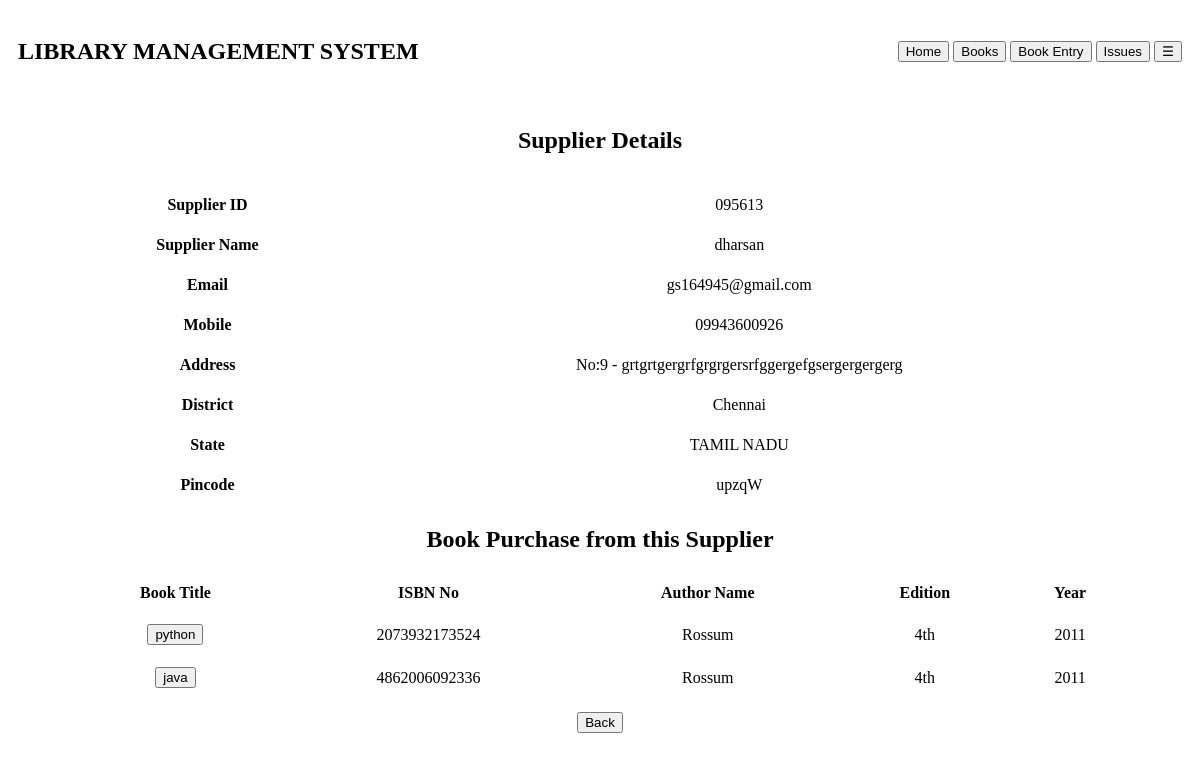
The app's page /sup_dt/9448d7068d5b473db6ac4815152c739d with its own data.
### libreapp/models.py (models this page shows, shortened)
class supplier(models.Model):
    sup_id=models.UUIDField(primary_key=True, editable=False, default=uuid.uuid4)
    supp_id=models.CharField(max_length=20,editable=False)
    sup_name=models.CharField(max_length=100)
    email = models.EmailField(max_length=50)
    mobile = models.CharField(max_length=15)
    doorno = models.CharField(max_length=50)
    street = models.CharField(max_length=100)
    dist = models.CharField(max_length=50)
    stat = models.CharField(max_length=50)
    pin = models.CharField(max_length=10)

class stock(models.Model):
    suppl_id= models.ForeignKey(supplier, on_delete=models.CASCADE)
    purc_id= models.ForeignKey(purchase, on_delete=models.CASCADE)
    acceno=  models.UUIDField(primary_key=True, default=uuid.uuid4, editable=False)
    isbn=models.CharField(unique=True, editable=False, max_length=20)
    booktitle= models.CharField(max_length=100)
    authorname=models.CharField(max_length=50)
    edition=models.CharField(max_length=50)
    yearofpub=models.CharField(max_length=50)
    rate=models.FloatField(max_length=40)
    qun=models.IntegerField(default=0)
    classfic=models.CharField(max_length=50)
    rack=models.CharField(max_length=50)
    ava=models.CharField(max_length=50)

### libreapp/views.py (the view)
# urls.py: path("sup_dt/<sup_id>", views.sup_dt, name='sup_dt.html'),
def sup_dt(request,sup_id):
    supp=get_object_or_404(supplier,sup_id=sup_id)
    purdt=stock.objects.filter(suppl_id=supp)
    context={
        'supp':supp,
        'purdt':purdt
    }
    return render(request, "supplier/sup_dt.html",context)

### libreapp/templates/supplier/sup_dt.html (shortened to what this page needs)
{% extends 'base.html'%}
{% block content%}
<table width="90%" cellpadding="10px" align="center">
    <tr>
        <th colspan="2"><h2> Supplier Details </h2></th>
    </tr>
    <tr>
        <th>Supplier ID</th>
        <td>{{supp.supp_id}}</td>
    </tr>
    <tr>
        <th>Supplier Name</th>
        <td>{{supp.sup_name}}</td>
    </tr>
    <tr>
        <th>Email</th>
        <td>{{supp.email}}</td>
    </tr>
    <tr>
        <th>Mobile</th>
        <td>{{supp.mobile}}</td>
    </tr>
    <tr>
        <th>Address</th>
        <td>{{supp.doorno}} - {{supp.street}}</td>
    </tr>
    <tr>
        <th>District</th>
        <td>{{supp.dist}}</td>
    </tr>
    <tr>
        <th>State</th>
        <td>{{supp.stat}}</td>
    </tr>
    <tr>
        <th>Pincode</th>
        <td>{{supp.pin}}</td>
    </tr>
</table>
<h2 align="center">Book Purchase from this Supplier</h2>
{% if purdt%}
<table width="90%" cellpadding="10px" align="center">
    <tr>
        <th>Book Title</th>
        <th>ISBN No</th>
        <th>Author Name</th>
        <th>Edition</th>
        <th>Year</th>
    </tr>
    {% for i in purdt%}
    <tr>
        <td><a href="http://127.0.0.1:8000/bookdt/{{i.acceno}}"><button>{{i.booktitle}}</button></a></td>
        <td>{{i.isbn}}</td>
        <td>{{i.authorname}}</td>
        <td>{{i.edition}}</td>
        <td>{{i.yearofpub}}</td>
    </tr>
    {%endfor%}
</table>
    {% else %}
<h2> No Record founded from this supplier</h2>
{%endif%}
<table width="90%" cellpadding="10px" align="center">
    <tr>
        <th><a href="http://127.0.0.1:8000/sup_list"><button>Back</button></a></th>
    </tr>
</table>
{% endblock %}

### libreapp/templates/supplier/sup_dt.html (style rules this page uses)
td { text-align:center; }

### records on screen
supplier: supp_id "095613", sup_name "dharsan", email "gs164945@gmail.com", mobile "09943600926", doorno "No:9", street "grtgrtgergrfgrgrgersrfggergefgsergergergerg", dist "Chennai", stat "TAMIL NADU", pin "upzqW"
stock: booktitle "python", isbn "2073932173524", authorname "Rossum", edition "4th", yearofpub "2011"
stock: booktitle "java", isbn "4862006092336", authorname "Rossum", edition "4th", yearofpub "2011"
